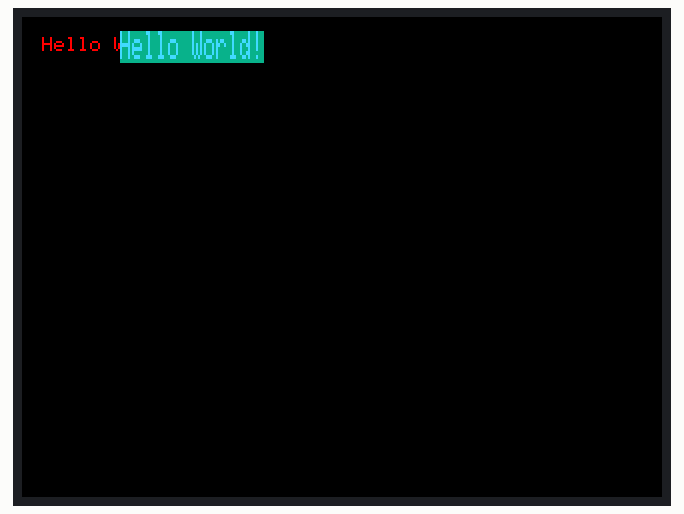
Recording of a sketch running on a simulated ESP32. Shown: 320×240 colour display. Random numbers use the default seed unless the sketch sets one; what the sketch prints to the serial monitor is not drawn.

Above: at 5.3 s.
At 9.3 s:
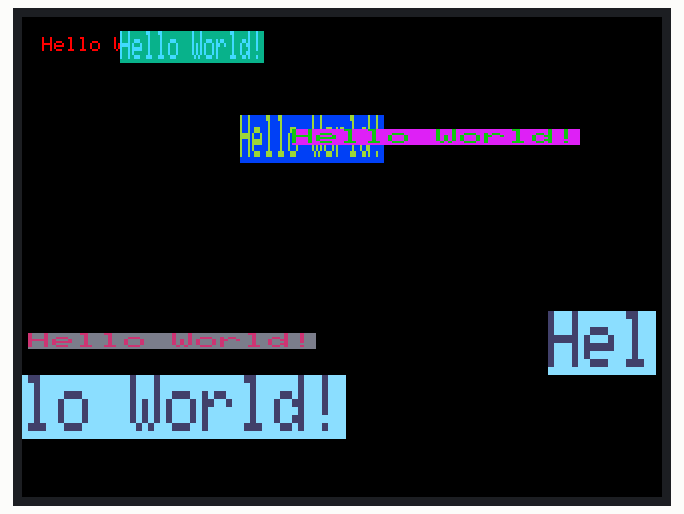
At 13.3 s:
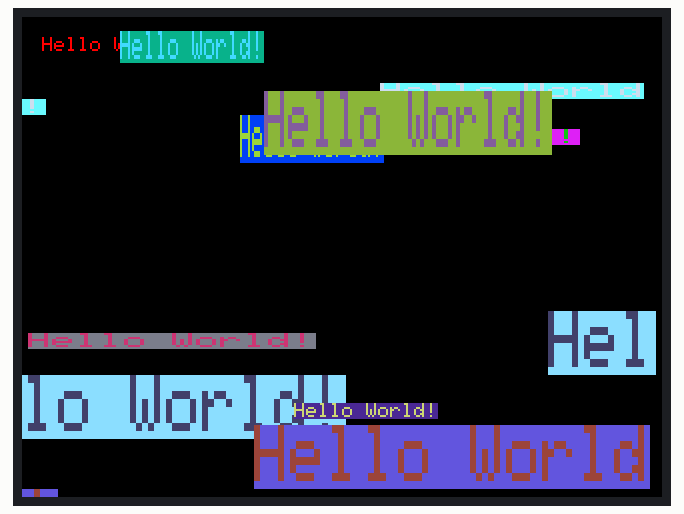
At 21.4 s:
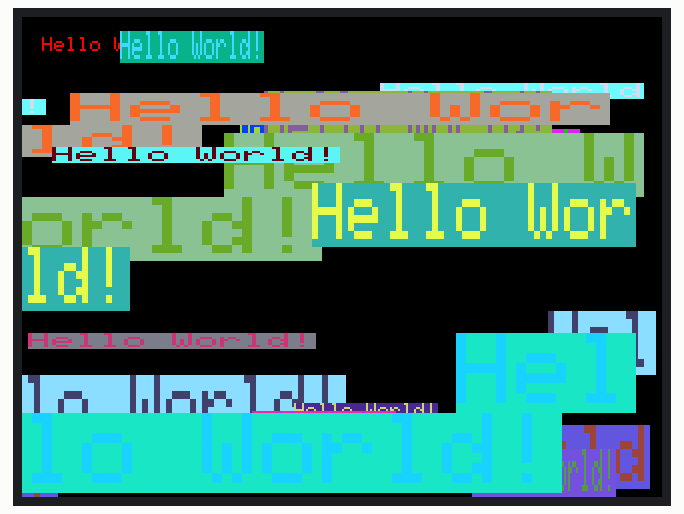
At 29.4 s:
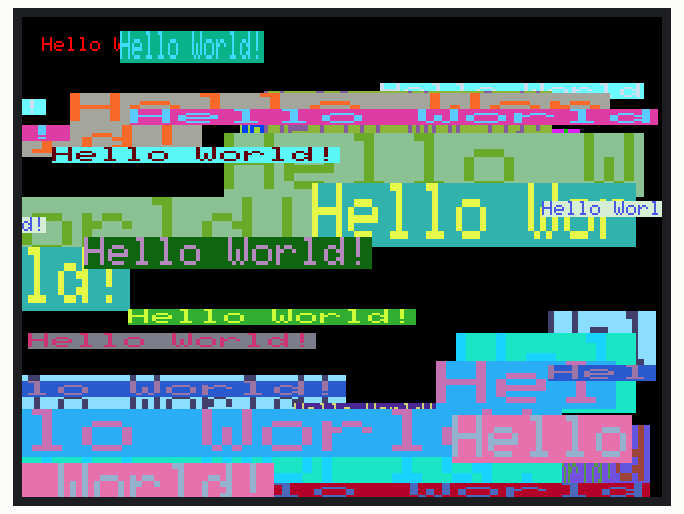
At 38.4 s:
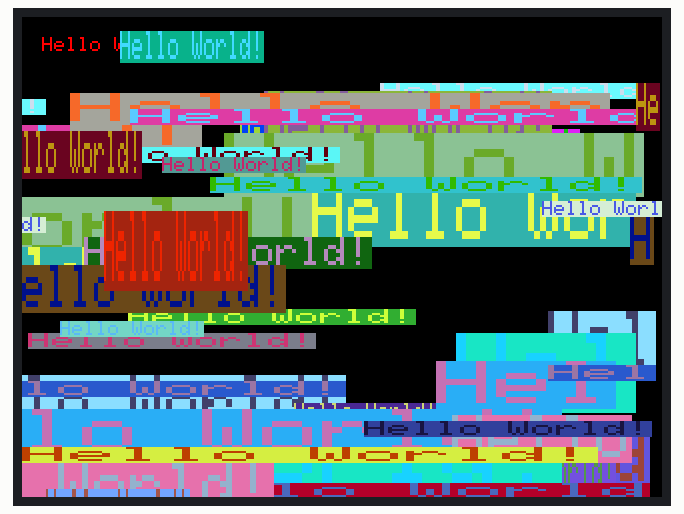

The sketch:

02_gfx_helloworld.ino
```cpp
#include <Arduino_GFX_Library.h>

#define EXAMPLE_PIN_NUM_LCD_SCLK 39
#define EXAMPLE_PIN_NUM_LCD_MOSI 38
#define EXAMPLE_PIN_NUM_LCD_MISO 40
#define EXAMPLE_PIN_NUM_LCD_DC 42
#define EXAMPLE_PIN_NUM_LCD_RST -1
#define EXAMPLE_PIN_NUM_LCD_CS 45
#define EXAMPLE_PIN_NUM_LCD_BL 1

#define EXAMPLE_LCD_ROTATION 1
#define EXAMPLE_LCD_H_RES 240
#define EXAMPLE_LCD_V_RES 320

/* More data bus class: https://github.com/moononournation/Arduino_GFX/wiki/Data-Bus-Class */
Arduino_DataBus *bus = new Arduino_ESP32SPI(
  EXAMPLE_PIN_NUM_LCD_DC /* DC */, EXAMPLE_PIN_NUM_LCD_CS /* CS */,
  EXAMPLE_PIN_NUM_LCD_SCLK /* SCK */, EXAMPLE_PIN_NUM_LCD_MOSI /* MOSI */, EXAMPLE_PIN_NUM_LCD_MISO /* MISO */);

/* More display class: https://github.com/moononournation/Arduino_GFX/wiki/Display-Class */
Arduino_GFX *gfx = new Arduino_ST7789(
  bus, EXAMPLE_PIN_NUM_LCD_RST /* RST */, EXAMPLE_LCD_ROTATION /* rotation */, true /* IPS */,
  EXAMPLE_LCD_H_RES /* width */, EXAMPLE_LCD_V_RES /* height */);

/*******************************************************************************
 * End of Arduino_GFX setting
 ******************************************************************************/

void setup(void)
{
  Serial.begin(115200);
  // Serial.setDebugOutput(true);
  // while(!Serial);
  Serial.println("Arduino_GFX Hello World example");

#ifdef GFX_EXTRA_PRE_INIT
  GFX_EXTRA_PRE_INIT();
#endif

  // Init Display
  if (!gfx->begin())
  {
    Serial.println("gfx->begin() failed!");
  }
  gfx->fillScreen(BLACK);

#ifdef EXAMPLE_PIN_NUM_LCD_BL
  pinMode(EXAMPLE_PIN_NUM_LCD_BL, OUTPUT);
  digitalWrite(EXAMPLE_PIN_NUM_LCD_BL, HIGH);
#endif

  gfx->setCursor(10, 10);
  gfx->setTextColor(RED);
  gfx->println("Hello World!");

  delay(5000); // 5 seconds
}

void loop()
{
  gfx->setCursor(random(gfx->width()), random(gfx->height()));
  gfx->setTextColor(random(0xffff), random(0xffff));
  gfx->setTextSize(random(6) /* x scale */, random(6) /* y scale */, random(2) /* pixel_margin */);
  gfx->println("Hello World!");

  delay(1000); // 1 second
}
```

Measured:
- what the display in image 0 shows lasts 1.0 s, from 5.2 s to 6.2 s
